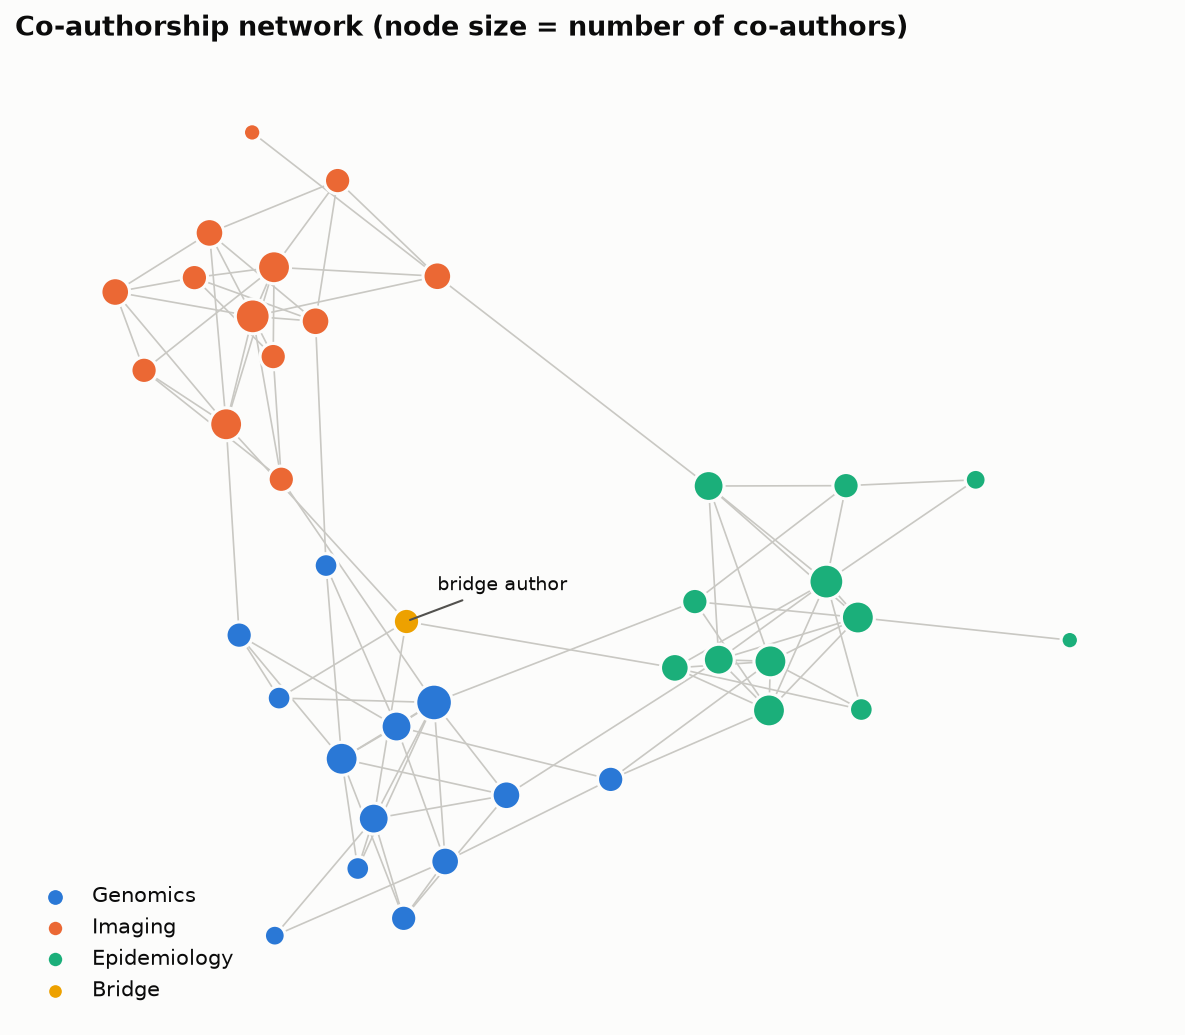

Source code (Python):
"""
Network Graph (Node-Link Diagram)  -  family: Flow

DESIGN PURPOSE
Entities are drawn as nodes and relationships as edges. A force-directed
layout pulls connected nodes together, so clusters, hubs, and bridges show in
the structure itself.

WHEN TO USE
  - Show relationships: collaboration, referral, citation, or communication
    networks
  - Find communities, central hubs, and isolated nodes
  - Show topology where who connects to whom matters more than amounts

AVOID WHEN
  - There are hundreds of densely connected nodes, a 'hairball' (filter,
    aggregate, or use an adjacency matrix)
  - Readers need to compare quantitative values precisely

ALTERNATIVES
  - Adjacency matrix heatmap
  - Arc diagram
  - Chord diagram

EXAMPLE
Co-authorship network of 40 researchers in three research groups (synthetic).

Run:  python network_graph.py
"""
import sys
from pathlib import Path

import numpy as np
import pandas as pd
import matplotlib.pyplot as plt

# Library style: categorical colors in fixed order, recessive axes, hairline grid.
PALETTE = ["#2a78d6", "#eb6834", "#1baf7a", "#eda100",
           "#e87ba4", "#008300", "#6250d6", "#e34948"]
SEQ_CMAP = "Blues"      # sequential: one hue, light -> dark
DIV_CMAP = "RdBu_r"     # diverging: two opposite hues, neutral midpoint
GRAY = "#b8b7b1"        # de-emphasised marks
plt.rcParams.update({
    "figure.figsize": (8, 4.8), "figure.dpi": 110, "figure.facecolor": "#fcfcfb",
    "axes.facecolor": "#fcfcfb", "axes.edgecolor": "#c9c8c3", "axes.linewidth": 0.8,
    "axes.spines.top": False, "axes.spines.right": False,
    "axes.grid": True, "grid.color": "#e6e5e1", "grid.linewidth": 0.6, "axes.axisbelow": True,
    "axes.prop_cycle": plt.cycler(color=PALETTE),
    "axes.titlesize": 13, "axes.titleweight": "bold", "axes.titlelocation": "left",
    "axes.labelcolor": "#52514e", "xtick.color": "#52514e", "ytick.color": "#52514e",
    "text.color": "#0b0b0b", "font.size": 10, "lines.linewidth": 2,
    "legend.frameon": False,
})

import networkx as nx

# --- Example data ------------------------------------------------------------
G = nx.planted_partition_graph(3, 13, p_in=0.35, p_out=0.02, seed=4)
group = {n: n // 13 for n in G.nodes}
# one bridge author connected to all groups
G.add_node(39)
group[39] = 3
G.add_edges_from([(39, 0), (39, 14), (39, 27), (39, 5)])
G.remove_nodes_from(list(nx.isolates(G)))
print(G)

# --- Plot --------------------------------------------------------------------
pos = nx.spring_layout(G, seed=7, k=0.35)
deg = dict(G.degree())
group_names = ["Genomics", "Imaging", "Epidemiology", "Bridge"]
fig, ax = plt.subplots(figsize=(8, 7))
nx.draw_networkx_edges(G, pos, ax=ax, edge_color="#c9c8c3", width=0.8)
for g in range(4):
    ns = [n for n in G.nodes if group[n] == g]
    nx.draw_networkx_nodes(G, pos, nodelist=ns, ax=ax, node_color=PALETTE[g],
                           node_size=[40 + 30 * deg[n] for n in ns],
                           edgecolors="#fcfcfb", linewidths=1.5, label=group_names[g])
ax.annotate("bridge author", pos[39], xytext=(15, 15), textcoords="offset points",
            fontsize=9, arrowprops=dict(arrowstyle="-", color="#52514e"))
ax.legend(loc="lower left", markerscale=0.6)
ax.set_title("Co-authorship network (node size = number of co-authors)")
ax.axis("off")
fig.tight_layout()

# --- Save / show -------------------------------------------------------------
out = Path(__file__).with_name(Path(__file__).stem + ".png")
fig.savefig(out, dpi=150, bbox_inches="tight")
print(f"saved {out}")
if "--no-show" not in sys.argv:
    plt.show()
